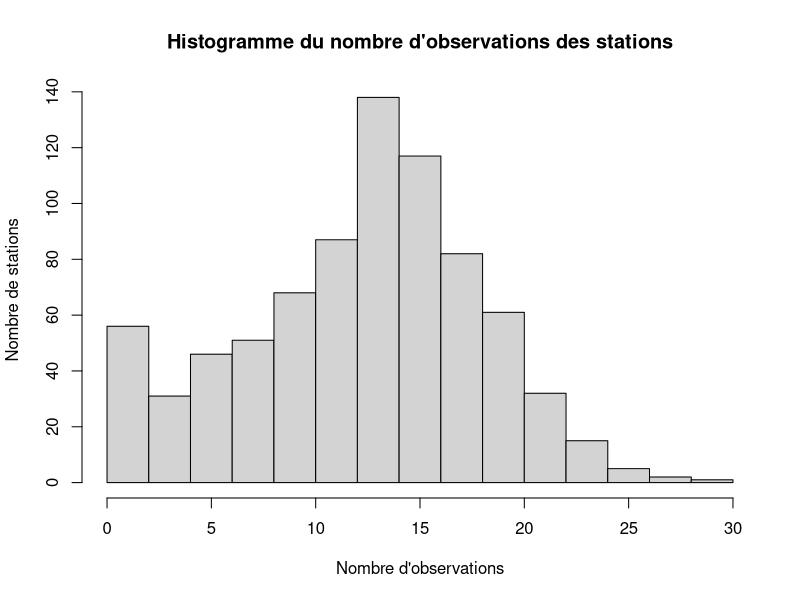
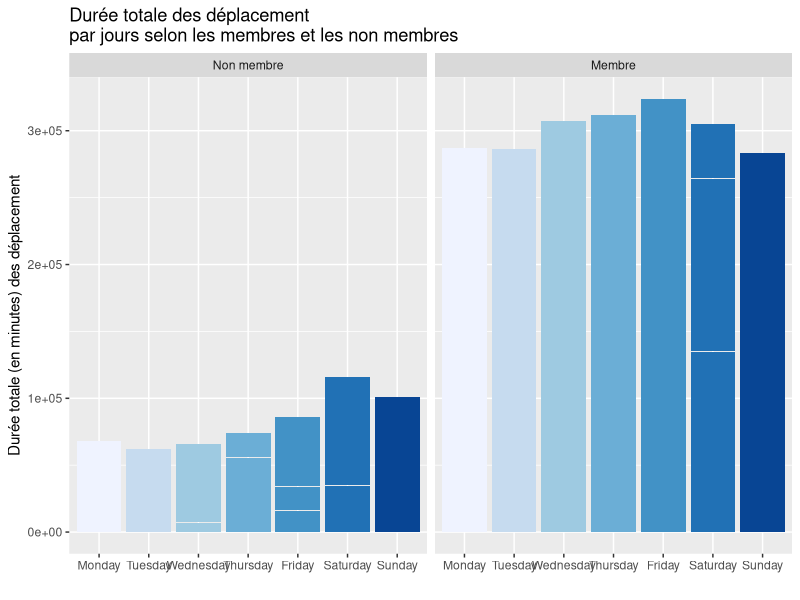
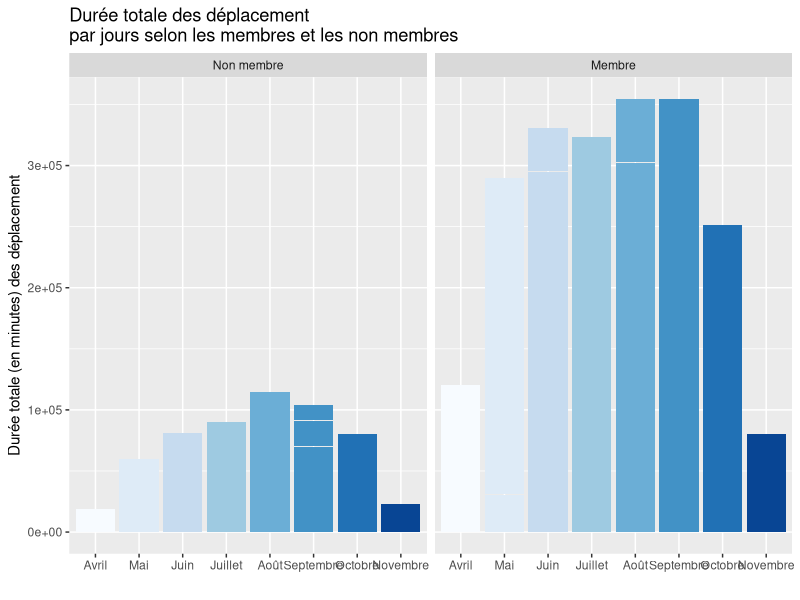
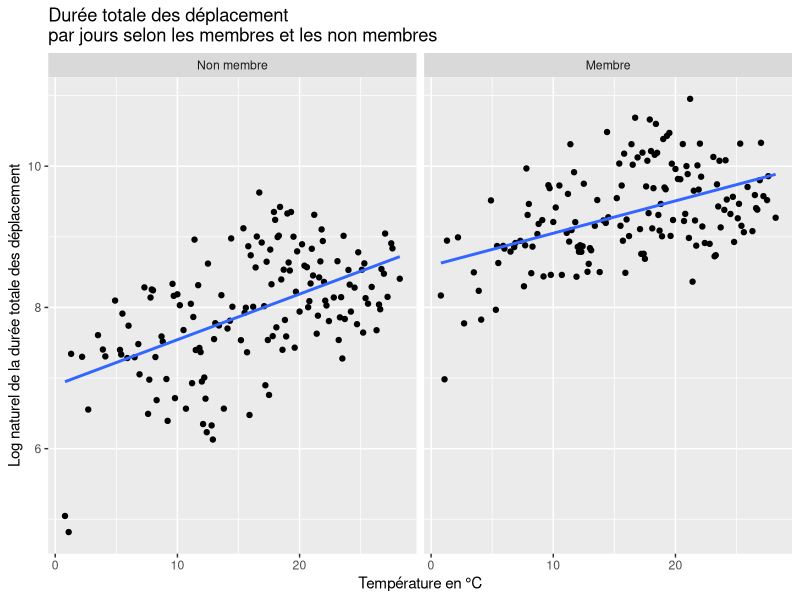
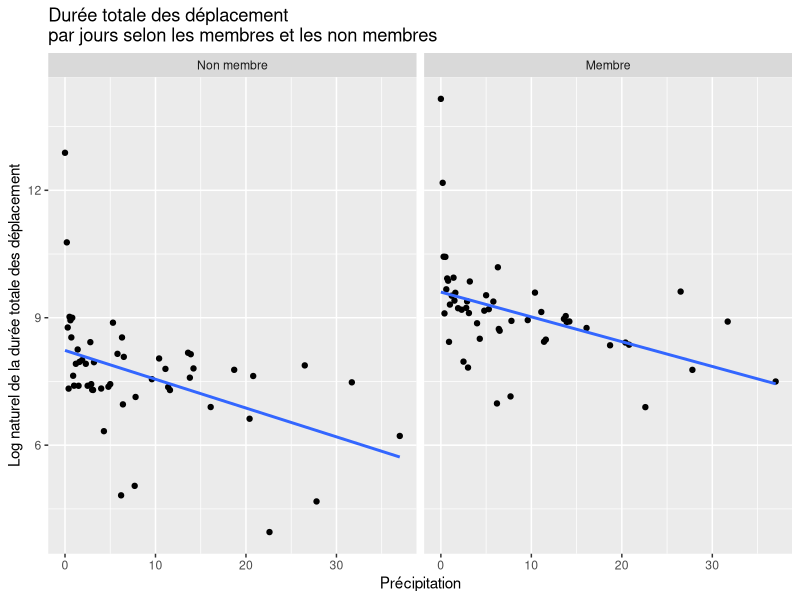
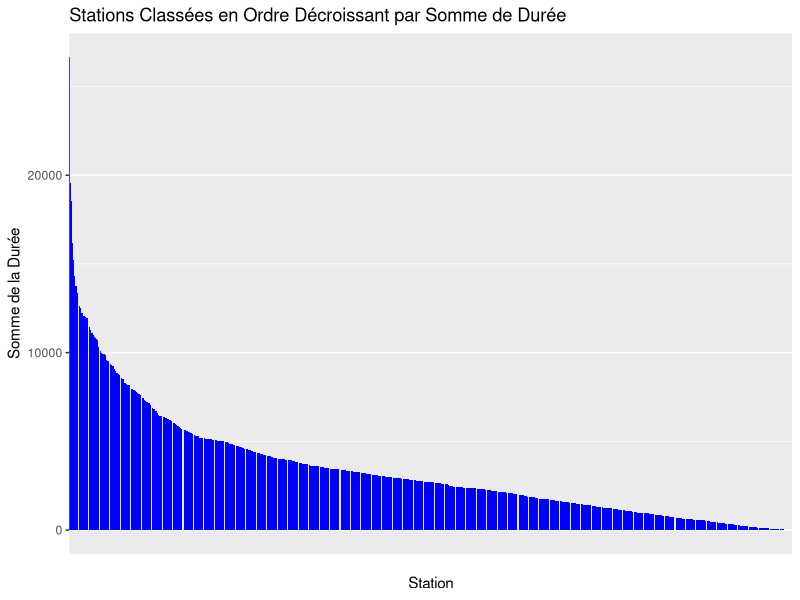
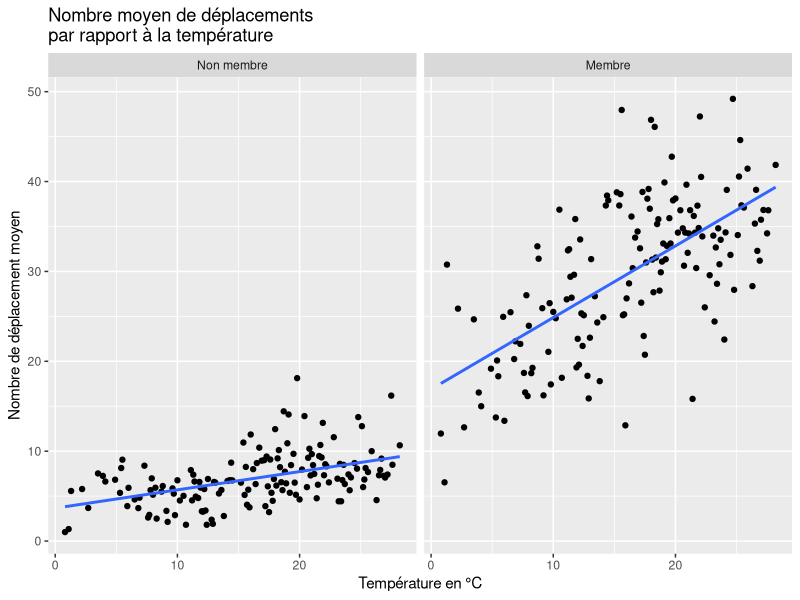
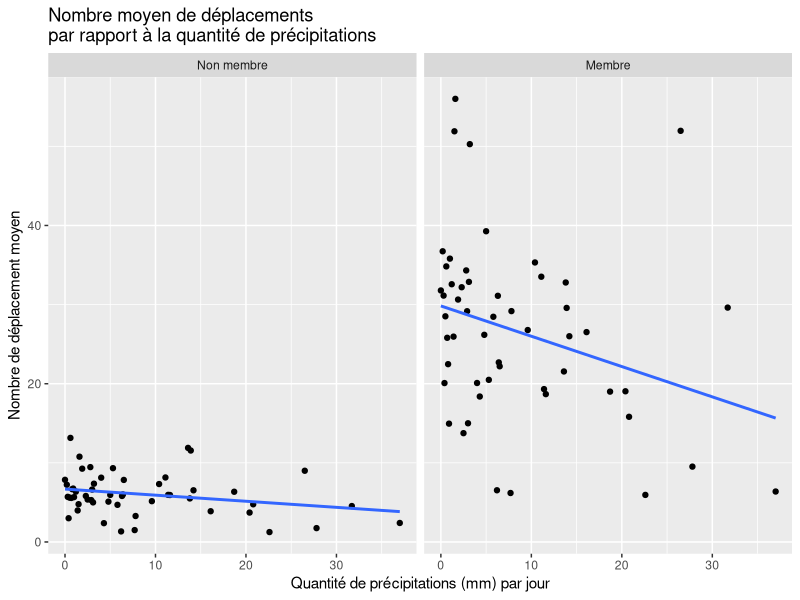

The R source for these figures, in order:
## ---- chunk 1
knitr::opts_chunk$set(echo = FALSE)
knitr::opts_chunk$set(message = FALSE)
knitr::opts_chunk$set(warning = FALSE)
knitr::opts_chunk$set(error = FALSE)
## ---- chunk 2
library(tidyverse)
library(ggthemes)
library(RColorBrewer)
library(knitr)
## ---- chunk 3
dat = read.csv("bixi1.csv")

## ---- chunk 4
#Importation des données
bixi_raw_data_df= dat
#bixi_raw_data_df=read.table("raw_data/bixi1.csv", sep = ",", header = T)
## ---- chunk 5
knitr::kable(head(bixi_raw_data_df), caption="6 premières observations du jeu de données")
## ---- chunk 6
knitr::kable(tail(bixi_raw_data_df), caption="6 dernières observations du jeu de données")
## ---- chunk 7
str(bixi_raw_data_df)
## ---- chunk 8
options(knitr.kable.NA = "")
bixi_df=data.frame(station=as.factor(bixi_raw_data_df$station),
                   mm=as.factor(bixi_raw_data_df$mm),
                   dd=as.factor(bixi_raw_data_df$dd),
                   wday=as.factor(bixi_raw_data_df$wday),
                   mem=as.factor(bixi_raw_data_df$mem),
                   holiday=as.factor(bixi_raw_data_df$holiday),
                   bixi_raw_data_df[,7:ncol(bixi_raw_data_df)])
knitr::kable(summary(bixi_df), caption="Sommaire des observations")
## ---- chunk 9
freqTable_station=table(bixi_df$station)
hist(freqTable_station, xlab = "Nombre d'observations", ylab = "Nombre de stations", main = "Histogramme du nombre d'observations des stations")
## ---- chunk 10
dat$wday <- factor(dat$wday,
                   levels = c("Monday", "Tuesday", "Wednesday", "Thursday", "Friday", "Saturday", "Sunday"))

label <- c(`1` = "Membre", `0` = "Non membre")
## ---- chunk 11
ggplot(dat, aes(x=wday, y=dur,
           fill = wday)) +
  geom_bar(stat = "identity") +
  scale_fill_brewer(palette = "Blues")+
  facet_wrap(~ mem,labeller=labeller(mem=label))+
  theme(legend.position="none")+
  labs(title = "Durée totale des déplacement \npar jours selon les membres et les non membres")+
  xlab("")+
  ylab("Durée totale (en minutes) des déplacement")
## ---- chunk 12
dat$wday <- factor(dat$wday,
                   levels = c("Monday", "Tuesday", "Wednesday", "Thursday", "Friday", "Saturday", "Sunday"))

label <- c(`1` = "Membre", `0` = "Non membre")
## ---- chunk 13
ggplot(dat, aes(as.factor(mm), dur, fill = as.factor(mm))) +
  geom_bar(stat = "identity") +
  scale_fill_brewer(palette = "Blues")+
  facet_wrap(~ mem,labeller=labeller(mem=label))+
  theme(legend.position="none")+
  scale_x_discrete(breaks = 4:11,labels=c("Avril","Mai","Juin", "Juillet", "Août", "Septembre", "Octobre", "Novembre")) +
  labs(title = "Durée totale des déplacement \npar jours selon les membres et les non membres")+
  xlab("")+
  ylab("Durée totale (en minutes) des déplacement")
## ---- chunk 14
dat_temp <- dat %>%
  select(mem, dur, temp, avg) %>% 
  group_by(temp, mem) %>%
  summarise(dur = log(sum(dur)))
## ---- chunk 15
ggplot(dat_temp, aes(temp, dur)) +
  geom_point() +
  facet_wrap(~mem,labeller=labeller(mem=label))+
  geom_smooth(method='lm', se=FALSE) +
  labs(title = "Durée totale des déplacement \npar jours selon les membres et les non membres")+
  xlab("Température en °C")+
  ylab("Log naturel de la durée totale des déplacement")

dat_temp_cor = dat_temp %>% 
  group_by(mem) %>%
  summarise(cor = cor(temp,dur))
## ---- chunk 16
dat_rain <- dat %>%
  select(mem, dur, rain) %>% 
  group_by(rain, mem) %>%
  summarise(dur = log(sum(dur)))

## ---- chunk 17
ggplot(dat_rain, aes(rain, dur)) +
  geom_point() +
  facet_wrap(~mem,labeller=labeller(mem=label)) +
  geom_smooth(method='lm', se=FALSE) +
  labs(title = "Durée totale des déplacement \npar jours selon les membres et les non membres")+
  xlab("Précipitation")+
  ylab("Log naturel de la durée totale des déplacement")

dat_rain_cor = dat_rain %>% 
  group_by(mem) %>%
  summarise(cor = cor(rain,dur))
## ---- chunk 18
dat_mem <- dat %>%
  select(mem, avg, dur) %>% 
  group_by(mem) %>%
  summarise(avg = mean(avg), dur = sum(dur)) %>% 
  mutate(dur_relative = ifelse(mem == 1, dur / sum(dat$mem == 1), dur / sum(dat$mem ==0))) %>% 
  mutate(mem = ifelse(mem == 1, "Membre", "Non-membre"))
## ---- chunk 19
kable(dat_mem, col.names = c("Membre", "Durée moyenne", "Durée totale", "Durée totale relative"), caption = "Détail sur la durée selon les abonnements")
## ---- chunk 20
dat_hol <- dat %>%
  select(holiday, avg, dur) %>% 
  group_by(holiday) %>%
  summarise(avg = mean(avg), dur = sum(dur)) %>% 
  mutate(dur_relative = ifelse(holiday == 1, dur / sum(dat$holiday == 1), dur / sum(dat$holiday ==0))) %>% 
  mutate(holiday = ifelse(holiday == 1, "Férié", "Non férié"))


kable(dat_hol, col.names = c("Jour", "Durée moyenne", "Durée totale", "Durée totale relative"), caption = "Détail sur la durée selon les fériés")

## ---- chunk 21
dat_station = dat %>% group_by(station) %>% summarise(dur = sum(dur))
data <- dat_station[order(-dat_station$dur), ]

# Créer un graphique à barres classant les stations en ordre décroissant
ggplot(data, aes(x = factor(station, levels = unique(data$station)), y = dur)) +
  geom_bar(stat = "identity", fill = "blue") +
  labs(x = "Station", y = "Somme de la Durée", title = "Stations Classées en Ordre Décroissant par Somme de Durée") +
  scale_x_discrete(labels = rep("", length(data$station))) +
  theme(panel.grid.major.x = element_blank(),
        axis.ticks.x = element_blank())
  
top3_stat_dur = head(data, 3)
## ---- chunk 22
dat_temp_ntot <- dat %>%
  select(mem, n_tot, temp) %>% 
  group_by(temp, mem) %>%
  summarise(n_tot = (mean(n_tot)))

ggplot(dat_temp_ntot, aes(temp, n_tot)) +
  geom_point() + geom_smooth(method='lm', se=FALSE) +
  facet_wrap(~mem,labeller=labeller(mem=label)) +
  labs(title = "Nombre moyen de déplacements \npar rapport à la température")+
  xlab("Température en °C")+
  ylab("Nombre de déplacement moyen")

dat_temp_ntot_cor = dat_temp_ntot %>% 
  group_by(mem) %>%
  summarise(cor = cor(temp,n_tot))
## ---- chunk 23

mean_temp_vs_mm <- round(aggregate(dat$temp~dat$mm, FUN=mean, na.rm = TRUE), digits=2)
kable(mean_temp_vs_mm, col.names = c("Mois","Température moyenne (°C)"), caption = "Température moyenne par mois")

## ---- chunk 24
dat_rain_ntot <- dat %>%
  select(mem, n_tot, rain) %>% 
  group_by(rain, mem) %>%
  summarise(n_tot = (mean(n_tot)))

ggplot(dat_rain_ntot, aes(rain, n_tot)) +
  geom_point() + geom_smooth(method='lm', se=FALSE) +
  facet_wrap(~mem,labeller=labeller(mem=label)) +
  labs(title = "Nombre moyen de déplacements \npar rapport à la quantité de précipitations")+
  xlab("Quantité de précipitations (mm) par jour")+
  ylab("Nombre de déplacement moyen")

dat_rain_ntot_cor = dat_rain_ntot %>% 
  group_by(mem) %>%
  summarise(cor = cor(rain,n_tot))
## ---- chunk 25

dat_n_tot_wday <- dat %>%
  select(mem, n_tot, wday, n_AM, n_PM) %>% 
  group_by(wday, mem) %>%
  summarise(n_tot = round((mean(n_tot)),digits=2),
            n_AM =  round((mean(n_AM)),digits=2),
            n_PM =  round((mean(n_PM)),digits=2))

monday <- select(filter(dat, wday == "Monday" & mem == 1),n_tot,n_AM,n_PM)
v_monday <- c(mean(monday$n_AM),mean(monday$n_PM), mean(monday$n_tot-monday$n_AM-monday$n_PM),mean(monday$n_tot))

monday_nm <- select(filter(dat, wday == "Monday" & mem == 0),n_tot,n_AM,n_PM)
v_monday_nm <- c(mean(monday_nm$n_AM),mean(monday_nm$n_PM),mean(monday_nm$n_tot-monday_nm$n_AM-monday_nm$n_PM),mean(monday_nm$n_tot))


tuesday <- select(filter(dat, wday == "Tuesday" & mem == 1),n_tot,n_AM,n_PM)
v_tuesday <- c(mean(tuesday$n_AM),mean(tuesday$n_PM), mean(tuesday$n_tot-tuesday$n_AM-tuesday$n_PM),mean(tuesday$n_tot))

tuesday_nm <- select(filter(dat, wday == "Tuesday" & mem == 0),n_tot,n_AM,n_PM)
v_tuesday_nm <- c(mean(tuesday_nm$n_AM),mean(tuesday_nm$n_PM),mean(tuesday_nm$n_tot-tuesday_nm$n_AM-tuesday_nm$n_PM),mean(tuesday_nm$n_tot))


wednesday <- select(filter(dat, wday == "Wednesday" & mem == 1),n_tot,n_AM,n_PM)
v_wednesday <- c(mean(wednesday$n_AM),mean(wednesday$n_PM), mean(wednesday$n_tot-wednesday$n_AM-wednesday$n_PM),mean(wednesday$n_tot))

wednesday_nm <- select(filter(dat, wday == "Wednesday" & mem == 0),n_tot,n_AM,n_PM)
v_wednesday_nm <- c(mean(wednesday_nm$n_AM),mean(wednesday_nm$n_PM),mean(wednesday_nm$n_tot-wednesday_nm$n_AM-wednesday_nm$n_PM),mean(wednesday_nm$n_tot))


thursday <- select(filter(dat, wday == "Thursday" & mem == 1),n_tot,n_AM,n_PM)
v_thursday <- c(mean(thursday$n_AM),mean(thursday$n_PM), mean(thursday$n_tot-thursday$n_AM-thursday$n_PM),mean(thursday$n_tot))

thursday_nm <- select(filter(dat, wday == "Thursday" & mem == 0),n_tot,n_AM,n_PM)
v_thursday_nm <- c(mean(thursday_nm$n_AM),mean(thursday_nm$n_PM),mean(thursday_nm$n_tot-thursday_nm$n_AM-thursday_nm$n_PM),mean(thursday_nm$n_tot))


friday <- select(filter(dat, wday == "Friday" & mem == 1),n_tot,n_AM,n_PM)
v_friday <- c(mean(friday$n_AM),mean(friday$n_PM), mean(friday$n_tot-friday$n_AM-friday$n_PM),mean(friday$n_tot))

friday_nm <- select(filter(dat, wday == "Friday" & mem == 0),n_tot,n_AM,n_PM)
v_friday_nm <- c(mean(friday_nm$n_AM),mean(friday_nm$n_PM),mean(friday_nm$n_tot-friday_nm$n_AM-friday_nm$n_PM),mean(friday_nm$n_tot))


saturday <- select(filter(dat, wday == "Saturday" & mem == 1),n_tot,n_AM,n_PM)
v_saturday <- c(mean(saturday$n_AM),mean(saturday$n_PM), mean(saturday$n_tot-saturday$n_AM-saturday$n_PM),mean(saturday$n_tot))

saturday_nm <- select(filter(dat, wday == "Saturday" & mem == 0),n_tot,n_AM,n_PM)
v_saturday_nm <- c(mean(saturday_nm$n_AM),mean(saturday_nm$n_PM),mean(saturday_nm$n_tot-saturday_nm$n_AM-saturday_nm$n_PM),mean(saturday_nm$n_tot))


sunday <- select(filter(dat, wday == "Sunday" & mem == 1),n_tot,n_AM,n_PM)
v_sunday <- c(mean(sunday$n_AM),mean(sunday$n_PM), mean(sunday$n_tot-sunday$n_AM-sunday$n_PM),mean(sunday$n_tot))

sunday_nm <- select(filter(dat, wday == "Sunday" & mem == 0),n_tot,n_AM,n_PM)
v_sunday_nm <- c(mean(sunday_nm$n_AM),mean(sunday_nm$n_PM),mean(sunday_nm$n_tot-sunday_nm$n_AM-sunday_nm$n_PM),mean(sunday_nm$n_tot))


v_semaine <- c(mean(v_monday[1],v_tuesday[1],v_wednesday[1],v_thursday[1],v_friday[1]),+
             mean(v_monday[2],v_tuesday[2],v_wednesday[2],v_thursday[2],v_friday[2]),+
             mean(v_monday[3],v_tuesday[3],v_wednesday[3],v_thursday[3],v_friday[3]),+
             mean(v_monday[4],v_tuesday[4],v_wednesday[4],v_thursday[4],v_friday[4]))

v_fin_semaine <- c(mean(v_saturday[1],v_sunday[1]),+
                 mean(v_saturday[2],v_sunday[2]),+
                 mean(v_saturday[3],v_sunday[3]),+
                 mean(v_saturday[4],v_sunday[4]))


v_semaine_nm <- c(mean(v_monday_nm[1],v_tuesday_nm[1],v_wednesday_nm[1],v_thursday_nm[1],v_friday_nm[1]),+
             mean(v_monday_nm[2],v_tuesday_nm[2],v_wednesday_nm[2],v_thursday_nm[2],v_friday_nm[2]),+
             mean(v_monday_nm[3],v_tuesday_nm[3],v_wednesday_nm[3],v_thursday_nm[3],v_friday_nm[3]),+
             mean(v_monday_nm[4],v_tuesday_nm[4],v_wednesday_nm[4],v_thursday_nm[4],v_friday_nm[4]))

v_fin_semaine_nm <- c(mean(v_saturday_nm[1],v_sunday_nm[1]),+
                 mean(v_saturday_nm[2],v_sunday_nm[2]),+
                 mean(v_saturday_nm[3],v_sunday_nm[3]),+
                 mean(v_saturday_nm[4],v_sunday_nm[4]))

n_tot_vs_day = ceiling(c(v_monday, v_tuesday, v_wednesday, v_thursday, v_friday, v_saturday, v_sunday, v_semaine, v_fin_semaine))
n_tot_vs_day_nm = ceiling(c(v_monday_nm, v_tuesday_nm, v_wednesday_nm, v_thursday_nm, v_friday_nm, v_saturday_nm, v_sunday_nm, v_semaine_nm, v_fin_semaine_nm))


moment <- rep(c("AM", "PM", "Nuit", "Total"),9)

day <- c(rep("Lundi",4), rep("Mardi",4), rep("Mercredi",4), rep("Jeudi",4), rep("Vendredi",4), rep("Samedi",4), rep("Dimanche",4), rep("Semaine",4), rep("Fin de semaine",4))

wday_data_n <- data.frame(moment,n_tot_vs_day,day)
wday_data_n_nm <- data.frame(moment,n_tot_vs_day_nm,day)

wday_data_n <- wday_data_n %>% mutate(day=factor(day, 
                                      levels=c("Lundi", "Mardi", "Mercredi",
                                               "Jeudi", "Vendredi", "Samedi", 
                                               "Dimanche", "Semaine", "Fin de semaine"), ordered=TRUE))

wday_data_n_nm <- wday_data_n_nm %>% mutate(day=factor(day, 
                                      levels=c("Lundi", "Mardi", "Mercredi",
                                               "Jeudi", "Vendredi", "Samedi", 
                                               "Dimanche", "Semaine", "Fin de semaine"), ordered=TRUE))

ggplot(wday_data_n, aes(fill=moment,y = n_tot_vs_day, x = day )) + geom_bar(position="dodge", stat="identity")+
geom_text(aes(label=n_tot_vs_day), position=position_dodge(width=0.9), vjust=-0.25)+geom_vline(xintercept=7.5, linetype="dotted", color="red", size = 0.8)

ggplot(wday_data_n_nm, aes(fill=moment,y = n_tot_vs_day_nm, x = day )) + geom_bar(position="dodge", stat="identity")+
geom_text(aes(label=n_tot_vs_day_nm), position=position_dodge(width=0.9), vjust=-0.25)+
  geom_vline(xintercept=7.5, linetype="dotted", color="red", size = 0.8)
              
## ---- chunk 26

dat_hol_n_tot <- dat %>%
  select(holiday, n_tot) %>% 
  group_by(holiday) %>%
  mutate(mean_n_tot = n_tot) %>% 
  summarise(mean_n_tot = mean(n_tot), n_tot = sum(n_tot)) %>%
  mutate(holiday = ifelse(holiday == 1, "Férié", "Non férié"))

kable(dat_hol_n_tot, col.names = c("Jour", "Nb. déplacement moyen", "Nb. déplacement total"), caption = "Détail sur le nombre de déplacement selon les fériés")

## ---- chunk 27

dat_mem_n_tot <- dat %>%
  select(mem, n_tot) %>% 
  group_by(mem) %>%
  mutate(mean_n_tot = n_tot) %>%
  summarise(mean_n_tot = mean(n_tot), n_tot = sum(n_tot)) %>% 
  mutate(mem = ifelse(mem == 1, "Membre", "Non-membre"))

kable(dat_mem_n_tot, col.names = c("Membre", "Nb. de déplacement moyen", "Nb. de déplacement total"), caption = "Détail sur le nombre de déplacement selon les abonnements")
## ---- chunk 28

dat_n_tot_vs_mois <- dat %>%
  select(mem, n_tot, mm) %>% 
  group_by(mm, mem) %>%
  summarise(n_tot = (sum(n_tot)))

mois <- c(rep("Avril",2), rep("Mai",2), rep("Juin",2), rep("Juillet",2), rep("Août",2), rep("Septembre",2), rep("Octobre",2), rep("Novembre",2))

dat_n_tot_vs_mois <- dat_n_tot_vs_mois %>% mutate(mm=factor(mm, levels=c(4:11), ordered=TRUE))

ggplot(dat_n_tot_vs_mois, aes(x=mm, y=n_tot,
           fill = mois)) +
  geom_bar(stat = "identity") +
  scale_fill_brewer(palette = "Blues")+
  facet_wrap(~ mem,labeller=labeller(mem=label))+
  theme(legend.position="none")+
  labs(title = "Nombre de déplacement \npar jours selon les membres et les non membres")+
  xlab("")+
  ylab("Nombre de déplacement")

## ---- chunk 29

dat_n_tot_station <- dat %>%
  select(mem, n_tot, station) %>% 
  group_by(station, mem) %>%
  summarise(n_tot = (sum(n_tot)))%>% 
  add_count(station) %>% 
  filter(dense_rank(n_tot) < 14)


plot(dat_n_tot_station$station,dat_n_tot_station$n_tot)
## ---- chunk 30
kable(cor(dat$rev, dat$dur, use = "complete.obs"), caption="Corrélation entre le revenu et la durée de trajet",col.names = c(""))

## ---- chunk 31

#ggplot(dat,aes(as.factor(wday), rev, fill=as.factor(wday)))+
#  geom_bar(stat = "identity")+
#  scale_fill_brewer(palette = "Blues")+
#  theme_minimal()+
#  theme(legend.position = "none")+
#  ggtitle("Revenu selon les journées de la semaine")+
#  ylab("Revenu")+
#  xlab("")

df_Nmem_compl <- dat  %>% subset(mem == '0')

dat_rev <- df_Nmem_compl %>%
  select(rev, holiday) %>% 
  group_by(holiday) %>%
  summarise(rev_moyen = mean(rev),rev_total = sum(rev)) %>% 
  mutate(holiday = ifelse(holiday == 1, "Journée fériée", "journée normale"))

dat_rev

kable(dat_rev, col.names = c("", "Revenu moyen", "Revenu total"), caption = "Détails entre les journées fériées et le revenu rapporté par les non-membres")
## ---- chunk 32
knitr::kable(summary(dat), caption="tableau")

## ---- chunk 33
donnees_summary <- dat %>%
  group_by(mem) %>%
  summarise(percentage = n() / nrow(dat) * 100)
# Création variable pour afficher en %

# Création du graphique à barres
ggplot(data = donnees_summary, aes(x = factor(mem), y = percentage, fill = factor(mem))) +
  geom_bar(stat = "identity") +
  guides(fill=guide_legend(title = "Membre"))+
  ggtitle("Pourcentage de membre et de non membre BIXI")+
  xlab("")+
  ylab("Pourcentage")+
  theme_minimal()
## ---- chunk 34
dat %>%  ggplot(aes(avg,temp))+
  geom_point()+
  theme_minimal()

dat %>% ggplot(aes(dur))+
  geom_density()
  
